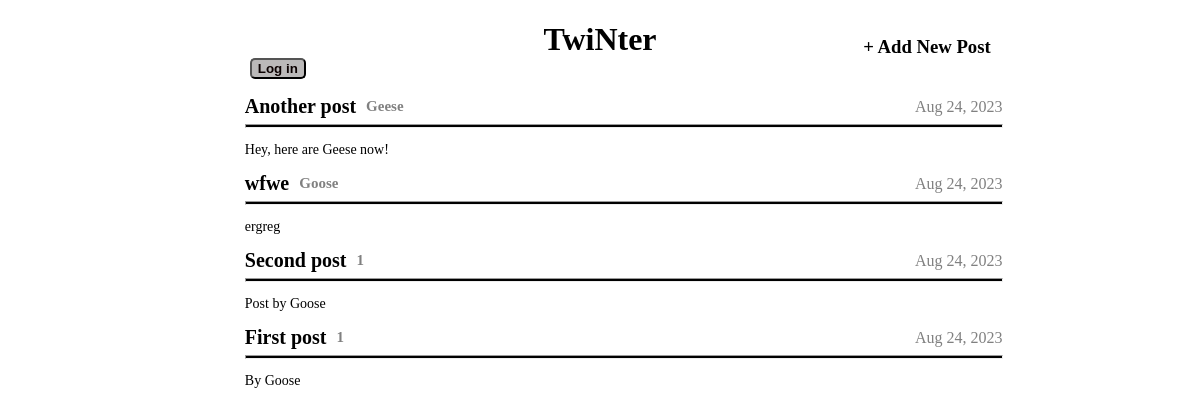
/blog, run on an earlier commit of the app's database.
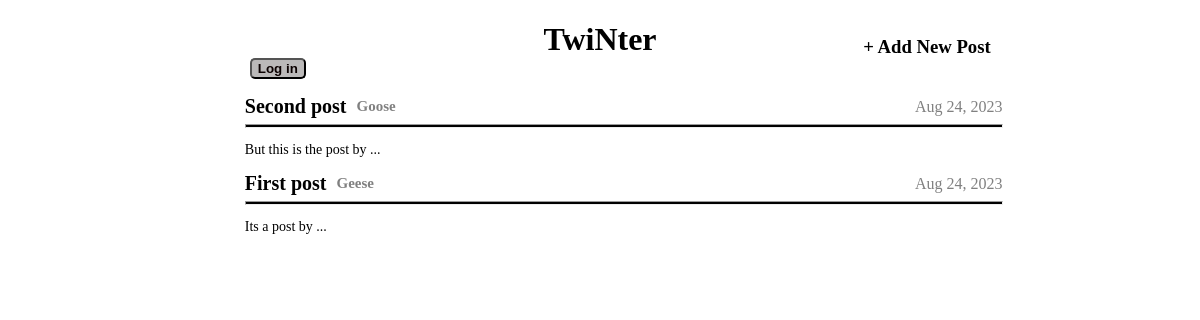
And on a later commit of the database.
### index.py (models this page shows)
class Post(db.Model):
    id = db.Column(db.Integer, primary_key = True)
    subject = db.Column(db.String(100), unique = True)
    content = db.Column(db.Text, unique = True)
    user_id = db.Column(db.Integer, unique = False)
    created = db.Column(db.DateTime, default = datetime.utcnow)

### index.py (the view, shortened to what this page needs)
@app.route("/blog")
def main_page():
    t = jinja_env.get_template("blog.html")
    posts = Post.query.order_by(Post.created.desc()).all()
    post_id = []
    if len(posts) > 10:
        posts = posts[0:10]
    logging = "Log in"
    return t.render(posts=posts, logging=logging)

### templates/blog.html (shortened to what this page needs)
<!DOCTYPE html>
<html lang="en">
<head>
</head>
<body>
    <a href="/blog"><h1>TwiNter</h1></a>
    <div class="userAndPost">
        <h4>{{ name_of_the_user }} <a href="/logout"><input type="submit" value="{{ logging }}" style="background-color: rgb(187, 185, 185); color: rgb(11, 1, 1);border-radius: 5px; cursor: pointer; font-weight: 600; margin-left: 5px; position: absolute;"></a></h4>
        <a href="/blog/newpost"><h3>+ Add New Post</h3></a>
    </div>
    <br>
    {% for post in posts %}
        <div class="post">
            <div class="subject"><a href="{{'/blog/' ~ post.id }}">{{ post.subject }}<t>{{ post.user_id }}</t></a></div>
            <div class="date">{{ post.created.date().strftime("%b %d, %Y") }}</div>
            <hr>
            <pre class="blog">{{ post.content }}</pre>
        </div>
    {% endfor %}
</body>
</html>

### templates/blog.html (style rules this page uses)
h1 { display: flex; justify-content: center; }
h3 { display: flex; justify-content: right; margin-right: 17%; margin-top: -26px; }
h4 { display: flex; justify-content: left; margin-left: 20%; font-size: 20px; margin-bottom: 4px; }
.userAndPost { margin-top: -27px; }
a { color: black; text-decoration: none; }
.subject { font-weight: bold; font-size: 20px; }
.blog { font-size: 14px; font-family: 'Times New Roman', Times, serif; }
hr { margin-right: 20%; height: 2px; background-color: black; }
.post { margin-left: 20%; }
.date { text-align: right; margin-right: 20%; margin-top: -20px; color: grey; }
t { color: grey; font-size: 15px; position: absolute; margin-left: 10px; margin-top: 3px; }

What changed in the data, as far as the page shows it:
removed Post: subject "Another post", user_id "Geese", created "Aug 24, 2023", content "Hey, here are Geese now!"
removed Post: subject "wfwe", user_id "Goose", created "Aug 24, 2023", content "ergreg"
changed Post "Second post": user_id "1" → "Goose"; content "Post by Goose" → "But this is the post by ..."
changed Post "First post": user_id "1" → "Geese"; content "By Goose" → "Its a post by ..."
